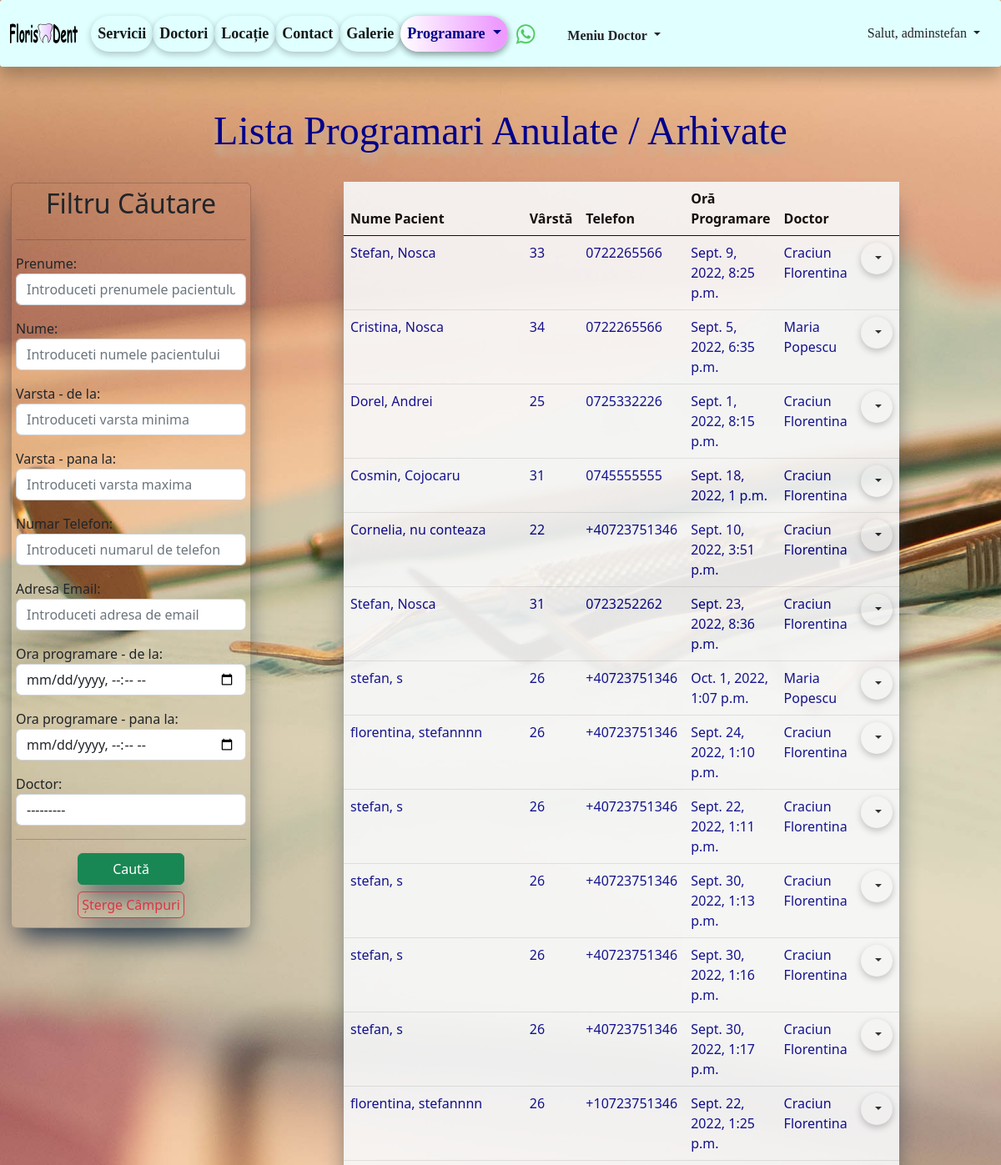
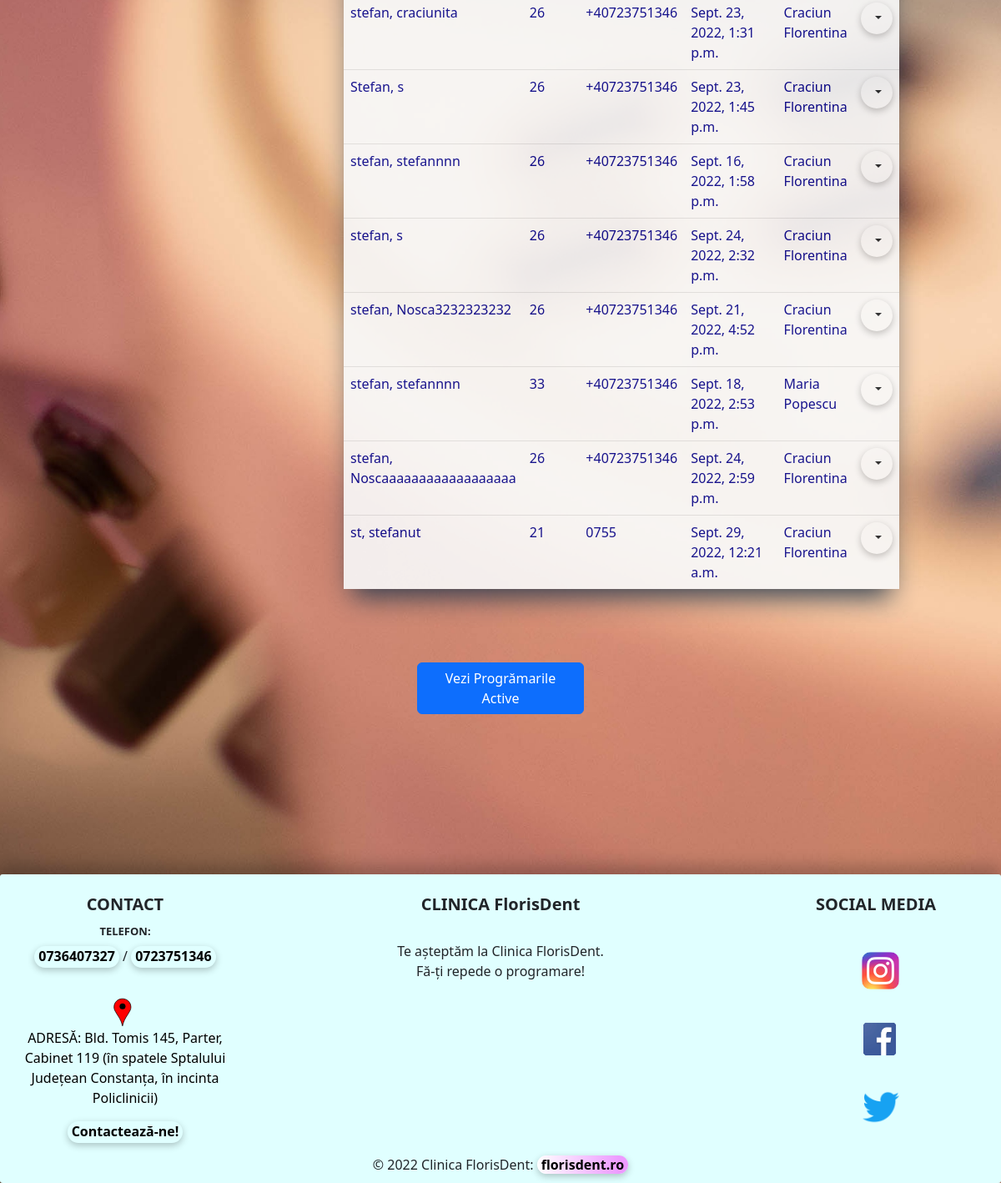
The app's page /list_of_programari_anulate/ (signed in) with its own data (2 pictures, top to bottom).
### programari/models.py (models this page shows, shortened)
class Programari(models.Model):
    prenume = models.CharField(max_length=30)
    nume = models.CharField(max_length=30)
    varsta = models.IntegerField()
    numar_telefon = models.CharField(blank=True, max_length=20)
    email = models.EmailField(blank=True, max_length=50)
    ora_programare = models.DateTimeField()
    doctor = models.ForeignKey(Doctor, on_delete=models.CASCADE, null=True)
    active = models.BooleanField(default=True)
    created_at = models.DateTimeField(auto_now_add=True)
    updated_at = models.DateTimeField(auto_now=True)

### doctori/models.py (models this page shows)
class Doctor(models.Model):
    nume_doctor = models.CharField(max_length=40)
    specializare = models.CharField(max_length=50)
    experienta = models.IntegerField()
    email = models.EmailField(blank=True, max_length=50)
    descriere = models.TextField(blank=True, max_length=300)
    varsta = models.IntegerField()
    image = models.ImageField(upload_to='images/doctori/', null=True, blank=True)
    active = models.BooleanField(default=True)
    created_at = models.DateTimeField(default=datetime.now)
    updated_at = models.DateTimeField(auto_now=True)
    def __str__(self):
        return f'{self.nume_doctor}'

### programari/views.py (the view)
# urls.py: path('list_of_programari_anulate/', views.ProgramareListViewAnulate.as_view(), name='list-of-programari-anulate'),
class ProgramareListViewAnulate(LoginRequiredMixin, ListView):
    template_name = 'programari/list_of_programari_anulate.html'
    model = Programari
    context_object_name = 'all_programari_anulate'
    def get_context_data(self, **kwargs):
        data = super(ProgramareListViewAnulate, self).get_context_data(**kwargs)
        all_programari_anulate = Programari.objects.filter(active=False)
        data['programari_anulate'] = all_programari_anulate
        my_filter_ = ProgramariFilters(self.request.GET, queryset=all_programari_anulate)
        data['all_programari_anulate'] = my_filter_.qs
        data['my_filter_anulate'] = my_filter_
        return data

### templates/programari/list_of_programari_anulate.html (shortened to what this page needs)
{% extends 'base.html' %}
{% block content %}
    <h2 class="my_header text-center">Lista Programari Anulate / Arhivate</h2>
    <br>
    <div class="container-fluid">
        <div class="row">
            <div class="col-md-4">
                <div class="card"
                     style="width: 18rem; box-shadow: rgb(38, 57, 77) 0px 20px 30px -10px; padding: 5px; margin: 1px; background-color: transparent">
                    <h2 class="my-h text-center">Filtru Căutare</h2>
                    <hr>
                    <form class="my-h" method="get">
                        {{ my_filter_anulate.form.as_p }}
                        <hr>
                        <button type="submit" class="btn btn-success mx-auto"
                                style="display:grid; justify-content:center; width: 8rem; box-shadow: rgb(38, 57, 77) 0px 20px 30px -10px;  margin: 3%;">
                            Caută
                        </button>
                        <a href="{% url 'list-of-programari' %}" class="btn btn-outline-danger mx-auto"
                           style="display:flex; justify-content:center; width: 8rem; box-shadow: rgb(38, 57, 77) 0px 20px 30px -10px; padding:3px; margin: 2%;">
                            Șterge Câmpuri</a>
                    </form>
                </div>
            </div>
            <div class="col-md-6">
                <table class="table table-light table-hover" style="border-style: hidden; box-shadow: rgb(38, 57, 77) 0px 20px 30px -10px;">
                    <thead>
                    <tr style="color: black; border-bottom-color: black">
                        <th>Nume Pacient</th>
                        <th>Vârstă</th>
                        <th>Telefon</th>
                        <th>Oră Programare</th>
                        <th>Doctor</th>
                        <th></th>
                    </tr>
                    </thead>
                    <tbody>
                    {% for programari in all_programari_anulate %}
                        <tr>
                            <td>{{ programari.prenume }}, {{ programari.nume }}</td>
                            <td>{{ programari.varsta }}</td>
                            <td>{{ programari.numar_telefon }}</td>
                            <td>{{ programari.ora_programare }}</td>
                            <td>{{ programari.doctor }}</td>
                            <td>
                                <li class="nav-item dropdown" style="list-style-type: none">
                                    <button class="btn dropdown-toggle" id="navbarDropdown"
                                            role="button"
                                            data-bs-toggle="dropdown" aria-expanded="false">
                                    </button>
                                </li>
                            </td>
                        </tr>
                    {% endfor %}
                    </tbody>
                </table>
            </div>
        </div>
    </div>
    <br><br><br>
    <div class="d-grid gap-2 col-2 mx-auto">
        <a href="{% url 'list-of-programari' %}" class="btn btn-primary" type="button">Vezi Progrămarile Active</a>
    </div>
{% endblock %}

### templates/navbar.html (shortened to what this page needs)
{% load static %}
<nav class="navbar navbar-expand-sm sticky-top" style="background-color: #e0ffff; height: 80px">
    <div class="container-fluid">
        <a id="navbar-brand" class="navbar-brand" href="{% url 'home' %}" title="Prima Pagina FlorisDent">
            <img src="{% static 'images/florisdent_logo.svg' %}"
                 style="height: 1.6rem;">
        </a>
        <br>
        <div class="collapse navbar-collapse" id="navbarSupportedContent">
            <ul class="navbar-nav me-auto mb-2 mb-lg-0">
                <li class="nav-item">
                    <a class="nav-link active" aria-current="page" href="{% url 'list-preturi' %}"
                       title="Vezi serviciile noastre!">Servicii</a>
                </li>
                <li class="nav-item">
                    <a class="nav-link active" aria-current="page" href="{% url 'list-of-doctori' %}"
                       title="Vezi doctorii nostri!">Doctori</a>
                </li>
                <li class="nav-item d-flex">
                    <a class="nav-link active" aria-current="page" href="{% url 'locatie' %}"
                       title="Vezi unde ne gasesti in Constanta">Locație
                    </a>
                </li>
                <li class="nav-item d-flex">
                    <a class="nav-link active" aria-current="page" href="{% url 'create-mesaj' %}"
                       title="Contacteaza-ne!">Contact
                    </a>
                </li>
                <li class="nav-item d-flex">
                    <a class="nav-link active" aria-current="page" href="{% url 'galerie' %}"
                       title="Vezi Galeria FlorisDent!">Galerie
                    </a>
                </li>
                <li class="nav-item dropdown">
                    <a class="nav-link dropdown-toggle" href="#" role="button" data-bs-toggle="dropdown"
                       aria-expanded="false" title="Fă o programare!" style="color: darkblue; box-shadow: rgba(0, 0, 0, 0.24) 0px 3px 8px;
                        border-radius: 25px; background: rgb(252,252,252); background: linear-gradient(90deg, rgba(255,255,255,1) 0%, rgba(237,155,255,1) 90%);">
                        Programare
                    </a>
                </li>
                <a class="navbar-brand"
                   href="https://api.whatsapp.com/send?phone=+40736407327&text=Buna ziua, as dori o programare, ma puteti ajuta?"
                   title="Contacteaza-ne prin WhatsApp">
                    <img src="{% static 'images/wapp.png' %}" style="height: 25px; padding-top: 1px">
                </a>
                {% if user.is_authenticated %}
                    <div class="dropdown">
                    <button class="btn b_doctor dropdown-toggle" type="button" data-bs-toggle="dropdown"
                            aria-expanded="false" title="Vezi Meniul Doctorului">
                        Meniu Doctor
                    </button>
                {% endif %}
                </div>
            </ul>
            {% if user.is_authenticated %}
                <div class="dropdown">
                    <button class="btn b_user dropdown-toggle" type="button" data-bs-toggle="dropdown"
                            aria-expanded="false">
                        Salut, {{ user }}
                    </button>
                </div>
            {% endif %}
        </div>
    </div>
</nav>

### static/css/main.css (style rules this page uses)
.my_header { color: #00008b; font-size: xxx-large; font-family: Inder, Verdana, Paytone One; text-shadow: 0 11px 8px #c4b59d; }
.nav-link { font-size: large; }

### templates/navbar.html (style rules this page uses)
#navbar-brand { margin-bottom: 5px; padding-bottom: 5px; }
.navbar { border-radius: 3px; box-shadow: rgba(0, 0, 0, 0.24) 0px 12px 20px; width: 100%; float: left; margin: 0 0 0 0; padding: 0; margin-bottom: 3rem; }
.nav-item { font-weight: bold; font-size: smaller; font-family: "Microsoft Sans Serif"; margin: 0; box-shadow: rgba(0, 0, 0, 0.24) 0px 3px 8px; color: black; border-radius: 23px; }
.b_user { border-radius: 25px; font-family: "Microsoft Sans Serif"; }
.b_doctor { border-radius: 25px; font-family: "Microsoft Sans Serif"; font-size: medium; margin-top: 5px; margin-left: 0; font-weight: bold; }

### templates/programari/list_of_programari_anulate.html (style rules this page uses)
.nav-item { list-style-type: none; }
.table-hover { color: darkblue; opacity: 0.9; }

### records on screen
Programari: prenume "Stefan", nume "Nosca", varsta "33", numar_telefon "0722265566", ora_programare "Sept. 9, 2022, 8:25 p.m.", doctor "Craciun Florentina"
Programari: prenume "Cristina", nume "Nosca", varsta "34", numar_telefon "0722265566", ora_programare "Sept. 5, 2022, 6:35 p.m.", doctor "Maria Popescu"
Programari: prenume "Dorel", nume "Andrei", varsta "25", numar_telefon "0725332226", ora_programare "Sept. 1, 2022, 8:15 p.m.", doctor "Craciun Florentina"
Programari: prenume "Cosmin", nume "Cojocaru", varsta "31", numar_telefon "0745555555", ora_programare "Sept. 18, 2022, 1 p.m.", doctor "Craciun Florentina"
Programari: prenume "Cornelia", nume "nu conteaza", varsta "22", numar_telefon "+40723751346", ora_programare "Sept. 10, 2022, 3:51 p.m.", doctor "Craciun Florentina"
Programari: prenume "Stefan", nume "Nosca", varsta "31", numar_telefon "0723252262", ora_programare "Sept. 23, 2022, 8:36 p.m.", doctor "Craciun Florentina"
Programari: prenume "stefan", nume "s", varsta "26", numar_telefon "+40723751346", ora_programare "Oct. 1, 2022, 1:07 p.m.", doctor "Maria Popescu"
Programari: prenume "florentina", nume "stefannnn", varsta "26", numar_telefon "+40723751346", ora_programare "Sept. 24, 2022, 1:10 p.m.", doctor "Craciun Florentina"
Programari: prenume "stefan", nume "s", varsta "26", numar_telefon "+40723751346", ora_programare "Sept. 22, 2022, 1:11 p.m.", doctor "Craciun Florentina"
Programari: prenume "stefan", nume "s", varsta "26", numar_telefon "+40723751346", ora_programare "Sept. 30, 2022, 1:13 p.m.", doctor "Craciun Florentina"
Programari: prenume "stefan", nume "s", varsta "26", numar_telefon "+40723751346", ora_programare "Sept. 30, 2022, 1:16 p.m.", doctor "Craciun Florentina"
Programari: prenume "stefan", nume "s", varsta "26", numar_telefon "+40723751346", ora_programare "Sept. 30, 2022, 1:17 p.m.", doctor "Craciun Florentina"
Programari: prenume "florentina", nume "stefannnn", varsta "26", numar_telefon "+10723751346", ora_programare "Sept. 22, 2022, 1:25 p.m.", doctor "Craciun Florentina"
Programari: prenume "stefan", nume "craciunita", varsta "26", numar_telefon "+40723751346", ora_programare "Sept. 23, 2022, 1:31 p.m.", doctor "Craciun Florentina"
Programari: prenume "Stefan", nume "s", varsta "26", numar_telefon "+40723751346", ora_programare "Sept. 23, 2022, 1:45 p.m.", doctor "Craciun Florentina"
Programari: prenume "stefan", nume "stefannnn", varsta "26", numar_telefon "+40723751346", ora_programare "Sept. 16, 2022, 1:58 p.m.", doctor "Craciun Florentina"
Programari: prenume "stefan", nume "s", varsta "26", numar_telefon "+40723751346", ora_programare "Sept. 24, 2022, 2:32 p.m.", doctor "Craciun Florentina"
Programari: prenume "stefan", nume "Nosca3232323232", varsta "26", numar_telefon "+40723751346", ora_programare "Sept. 21, 2022, 4:52 p.m.", doctor "Craciun Florentina"
Programari: prenume "stefan", nume "stefannnn", varsta "33", numar_telefon "+40723751346", ora_programare "Sept. 18, 2022, 2:53 p.m.", doctor "Maria Popescu"
Programari: prenume "stefan", nume "Noscaaaaaaaaaaaaaaaaaa", varsta "26", numar_telefon "+40723751346", ora_programare "Sept. 24, 2022, 2:59 p.m.", doctor "Craciun Florentina"
Programari: prenume "st", nume "stefanut", varsta "21", numar_telefon "0755", ora_programare "Sept. 29, 2022, 12:21 a.m.", doctor "Craciun Florentina"

### other values on screen
{{ user }} "adminstefan"
